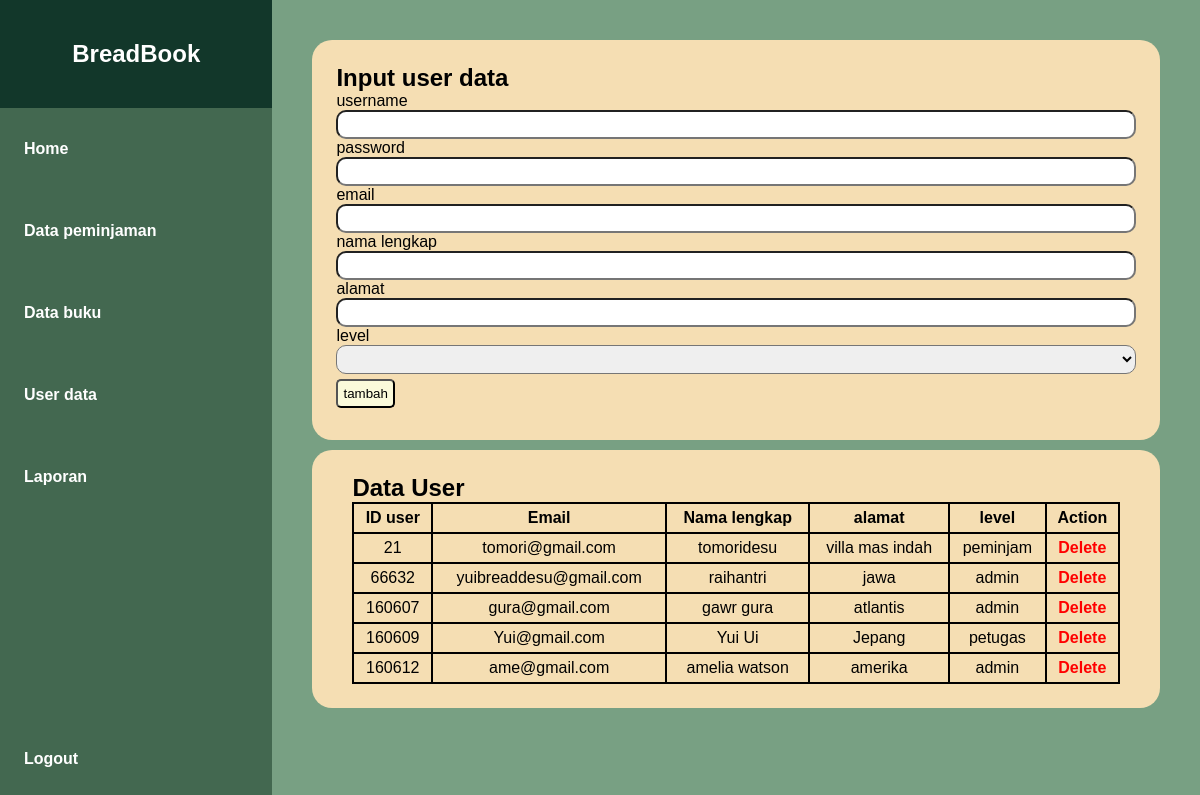
The app's page /user/admindta/adminusrdta.php (signed in) with its own data.
### tables this page shows
CREATE TABLE `user` (
  `IDuser` int(10) NOT NULL,
  `username` varchar(255) NOT NULL,
  `password` varchar(255) NOT NULL,
  `email` varchar(255) NOT NULL,
  `nis` varchar(100) NOT NULL,
  `namalengkap` varchar(255) NOT NULL,
  `alamat` varchar(255) NOT NULL,
  `level` enum('admin','petugas','peminjam') DEFAULT NULL
);

### user/admindta/adminusrdta.php (the view, shortened to what this page needs)
<?php
include '../../connect.php';
?>
<!DOCTYPE html>
<html lang="en">
<head>
</head>
<body>
    <div class="sidebar">
        <div class="title"><h2>BreadBook</h2></div>
        <div class="side">
        <div class="crum"><a href="admin_dash.php">Home</a></div>
        <div class="crum"><a href="adminpjam.php">Data peminjaman</a></div>
        <div class="crum"><a href="adminbook.php">Data buku</a></div>
        <div class="crum"><a href="adminusrdta.php">User data</a></div>
        <div class="crum"><a href="adminrport.php">Laporan</a></div>
        <div class="crum"><a href="../logout.php" class="out">Logout</a></div>
        </div>
    </div>
    <div class="container">
        <form action="" method="POST">
        <div class="ketname2">
            <h2>Input user data</h2>
            <div class="box">
                <label>username</label>
                <br>
                <input class="inbox" name="username" type="text">
            </div>
            <div class="box">
                <label>password</label>
                <br>
                <input name="password" class="inbox" type="text">
            </div>
            <div class="box">
                <label>email</label>
                <br>
                <input name="email" class="inbox" type="text">
            </div>
            <div class="box">
                <label>nama lengkap</label>
                <br>
                <input name="namalengkap" class="inbox" type="text">
            </div>
            <div class="box">
                <label>alamat</label>
                <br>
                <input name="alamat" class="inbox" type="text">
            </div>
            <div class="box">
                <label>level</label>
                <br>
                <select name="level" class="inbox">
				<option value=""></option>
				<option>Admin</option>
			</select>
            </div>
                <input type="submit" name="tambah" value="tambah" class="btn">
        </div>
        </form>
        <div class="ketname">
            <h2>Data User</h2>
            <table>
                <tr>
                    <th>ID user</th>
                    <th>Email</th>
                    <th>Nama lengkap</th>
                    <th>alamat</th>
                    <th>level</th>
                    <th>Action</th>
                </tr>
                <?php
                $dta = mysqli_query($connect,"SELECT * FROM user");
                while ($data = mysqli_fetch_assoc($dta)){
                ?>
                <tr>
                    <td><?= $data['IDuser'];?></td>
                    <td><?= $data['email'];?></td>
                    <td><?= $data['namalengkap'];?></td>
                    <td><?= $data['alamat'];?></td>
                    <td><?= $data['level'];?></td>
                    <td><a href="delete3.php?id3=<?= $data['IDuser']; ?>">Delete</a></td>
                </tr>
                <?php
                }
                ?>
            </table>
        </div>
    </div>
</body>
</html>

### user/admindta/adminusrdta.php (style rules this page uses)
* { margin: 0; padding: 0; box-sizing: border-box; font-family: 'Poppins', sans-serif; }
body { display: flex; background-color: #78A083; overflow: hidden; }
.title { justify-content: center; background-color: #12372A; color: white; text-align: center; padding: 5vh; }
.sidebar { width: 30%; height: 100vh; background-color: #436850; }
.crum a { cursor: pointer; display: block; padding: 4vh 2vw; font-weight: 600; color: white; transition: 0.2s ease; }
a { text-decoration: none; }
.crum .out { transform: translateY(25vh); }
.container { padding: 5vh; width: 100%; }
.ketname { padding: 2vw 5vh; border-radius: 20px; background-color: wheat; }
table { width: 100%; text-align: center; }
table,th,td { border: 2px solid black; border-collapse: collapse; padding: 5px; }
td a { color: red; font-weight: 600; text-decoration: none; }
.ketname2 { margin-bottom: 10px; padding: 3vh 2vw; height: 50vh; border-radius: 20px; background-color: wheat; }
.inbox { border-radius: 10px; padding: 5px 3px; width: 100%; }
.btn { padding: 5px; margin: 5px 0; border-radius: 5px; background-color: #FBFADA; cursor: pointer; }

### records on screen
user: IDuser "21", email "tomori@gmail.com", namalengkap "tomoridesu", alamat "villa mas indah", level "peminjam"
user: IDuser "66632", email "yuibreaddesu@gmail.com", namalengkap "raihantri", alamat "jawa", level "admin"
user: IDuser "160607", email "gura@gmail.com", namalengkap "gawr gura", alamat "atlantis", level "admin"
user: IDuser "160609", email "Yui@gmail.com", namalengkap "Yui Ui", alamat "Jepang", level "petugas"
user: IDuser "160612", email "ame@gmail.com", namalengkap "amelia watson", alamat "amerika", level "admin"
